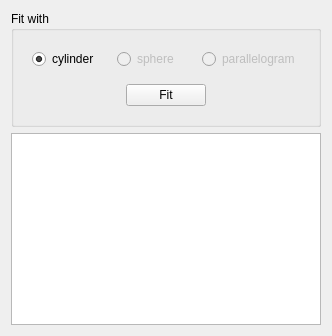
              <widget class="QWidget" name="tab_50">
               <attribute name="title">
                <string>Shape</string>
               </attribute>
               <layout class="QVBoxLayout" name="verticalLayout_104">
                <item>
                 <widget class="QGroupBox" name="groupBox_54">
                  <property name="title">
                   <string>Fit with</string>
                  </property>
                  <layout class="QVBoxLayout" name="verticalLayout_103">
                   <item>
                    <widget class="QFrame" name="frame_159">
                     <property name="frameShape">
                      <enum>QFrame::NoFrame</enum>
                     </property>
                     <property name="frameShadow">
                      <enum>QFrame::Raised</enum>
                     </property>
                     <layout class="QHBoxLayout" name="horizontalLayout_174">
                      <item>
                       <widget class="QRadioButton" name="fit_with_cylinder">
                        <property name="text">
                         <string>cylinder</string>
                        </property>
                        <property name="checked">
                         <bool>true</bool>
                        </property>
                       </widget>
                      </item>
                      <item>
                       <widget class="QRadioButton" name="fit_with_sphere">
                        <property name="enabled">
                         <bool>false</bool>
                        </property>
                        <property name="text">
                         <string>sphere</string>
                        </property>
                        <property name="checkable">
                         <bool>false</bool>
                        </property>
                       </widget>
                      </item>
                      <item>
                       <widget class="QRadioButton" name="fit_with_parallelogram">
                        <property name="enabled">
                         <bool>false</bool>
                        </property>
                        <property name="text">
                         <string>parallelogram</string>
                        </property>
                        <property name="checkable">
                         <bool>false</bool>
                        </property>
                       </widget>
                      </item>
                     </layout>
                    </widget>
                   </item>
                   <item>
                    <widget class="QFrame" name="frame_152">
                     <property name="frameShape">
                      <enum>QFrame::NoFrame</enum>
                     </property>
                     <property name="frameShadow">
                      <enum>QFrame::Raised</enum>
                     </property>
                     <layout class="QHBoxLayout" name="horizontalLayout_175">
                      <property name="topMargin">
                       <number>0</number>
                      </property>
                      <item>
                       <spacer name="horizontalSpacer_121">
                        <property name="orientation">
                         <enum>Qt::Horizontal</enum>
                        </property>
                        <property name="sizeHint" stdset="0">
                         <size>
                          <width>94</width>
                          <height>20</height>
                         </size>
                        </property>
                       </spacer>
                      </item>
                      <item>
                       <widget class="QPushButton" name="fit_with">
                        <property name="text">
                         <string>Fit</string>
                        </property>
                       </widget>
                      </item>
                      <item>
                       <spacer name="horizontalSpacer_122">
                        <property name="orientation">
                         <enum>Qt::Horizontal</enum>
                        </property>
                        <property name="sizeHint" stdset="0">
                         <size>
                          <width>94</width>
                          <height>20</height>
                         </size>
                        </property>
                       </spacer>
                      </item>
                     </layout>
                    </widget>
                   </item>
                  </layout>
                 </widget>
                </item>
                <item>
                 <widget class="QTextBrowser" name="fit_with_textBrowser"/>
                </item>
               </layout>
              </widget>
